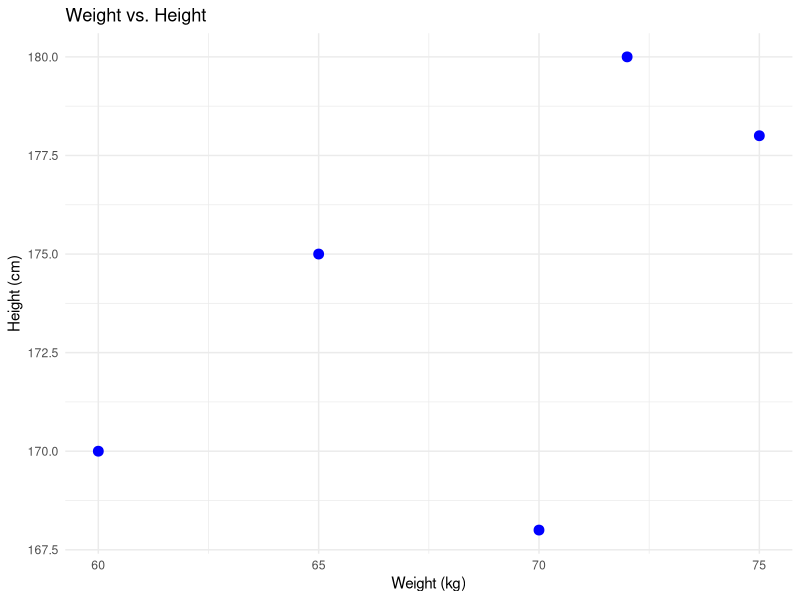

The R script that drew this image:
library(ggplot2)
# Create a data frame
weight_height_data <- data.frame(
  Weight = c(60, 65, 70, 72, 75),
  Height = c(170, 175, 168, 180, 178)
)
# Plot scatter plot
ggplot(weight_height_data, aes(x = Weight, y = Height)) +
  geom_point(color = "blue", size = 3) +
  labs(title = "Weight vs. Height",
       x = "Weight (kg)",
       y = "Height (cm)") +
  theme_minimal()
